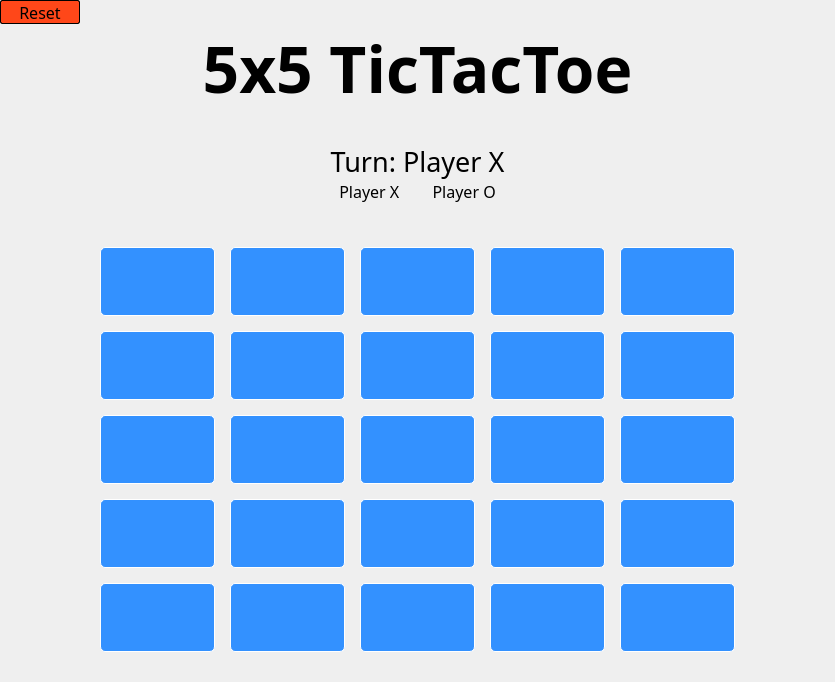
<?xml version="1.0" encoding="UTF-8"?>
<ui version="4.0">
 <class>TicTacToe5x5</class>
 <widget class="QWidget" name="TicTacToe5x5">
  <property name="geometry">
   <rect>
    <x>0</x>
    <y>0</y>
    <width>800</width>
    <height>653</height>
   </rect>
  </property>
  <property name="windowTitle">
   <string>Form</string>
  </property>
  <layout class="QVBoxLayout" name="verticalLayout">
   <property name="spacing">
    <number>0</number>
   </property>
   <property name="leftMargin">
    <number>0</number>
   </property>
   <property name="topMargin">
    <number>0</number>
   </property>
   <property name="rightMargin">
    <number>0</number>
   </property>
   <property name="bottomMargin">
    <number>0</number>
   </property>
   <item>
    <widget class="QPushButton" name="reset">
     <property name="sizePolicy">
      <sizepolicy hsizetype="Fixed" vsizetype="Fixed">
       <horstretch>0</horstretch>
       <verstretch>0</verstretch>
      </sizepolicy>
     </property>
     <property name="minimumSize">
      <size>
       <width>80</width>
       <height>24</height>
      </size>
     </property>
     <property name="font">
      <font>
       <family>Bahnschrift SemiLight SemiConde</family>
       <pointsize>12</pointsize>
      </font>
     </property>
     <property name="cursor">
      <cursorShape>PointingHandCursor</cursorShape>
     </property>
     <property name="styleSheet">
      <string notr="true">QPushButton {
	background-color: rgb(255, 71, 25);
	border: 0.5px solid rgb(0, 0, 0);
	border-radius: 2px;
}

QPushButton:hover {
	background-color: rgb(255, 101, 29);
}</string>
     </property>
     <property name="text">
      <string>Reset</string>
     </property>
    </widget>
   </item>
   <item>
    <widget class="QLabel" name="label">
     <property name="sizePolicy">
      <sizepolicy hsizetype="Preferred" vsizetype="Fixed">
       <horstretch>0</horstretch>
       <verstretch>0</verstretch>
      </sizepolicy>
     </property>
     <property name="font">
      <font>
       <family>Agency FB</family>
       <pointsize>48</pointsize>
       <bold>true</bold>
      </font>
     </property>
     <property name="text">
      <string>5x5 TicTacToe</string>
     </property>
     <property name="alignment">
      <set>Qt::AlignCenter</set>
     </property>
     <property name="margin">
      <number>0</number>
     </property>
    </widget>
   </item>
   <item>
    <widget class="QLabel" name="result">
     <property name="sizePolicy">
      <sizepolicy hsizetype="Preferred" vsizetype="Fixed">
       <horstretch>0</horstretch>
       <verstretch>0</verstretch>
      </sizepolicy>
     </property>
     <property name="font">
      <font>
       <pointsize>20</pointsize>
      </font>
     </property>
     <property name="text">
      <string/>
     </property>
     <property name="alignment">
      <set>Qt::AlignCenter</set>
     </property>
     <property name="margin">
      <number>5</number>
     </property>
    </widget>
   </item>
   <item>
    <widget class="QLabel" name="turn">
     <property name="font">
      <font>
       <family>Bahnschrift SemiLight SemiConde</family>
       <pointsize>20</pointsize>
      </font>
     </property>
     <property name="text">
      <string>Turn: Player X</string>
     </property>
     <property name="alignment">
      <set>Qt::AlignCenter</set>
     </property>
     <property name="margin">
      <number>10</number>
     </property>
    </widget>
   </item>
   <item>
    <widget class="QLabel" name="label_2">
     <property name="font">
      <font>
       <family>Bahnschrift SemiLight SemiConde</family>
       <pointsize>12</pointsize>
      </font>
     </property>
     <property name="text">
      <string>Player X        Player O</string>
     </property>
     <property name="alignment">
      <set>Qt::AlignCenter</set>
     </property>
    </widget>
   </item>
   <item>
    <widget class="QLabel" name="score">
     <property name="font">
      <font>
       <pointsize>16</pointsize>
      </font>
     </property>
     <property name="text">
      <string/>
     </property>
     <property name="alignment">
      <set>Qt::AlignCenter</set>
     </property>
    </widget>
   </item>
   <item>
    <layout class="QGridLayout" name="gridLayout">
     <property name="leftMargin">
      <number>100</number>
     </property>
     <property name="topMargin">
      <number>20</number>
     </property>
     <property name="rightMargin">
      <number>100</number>
     </property>
     <property name="bottomMargin">
      <number>30</number>
     </property>
     <property name="spacing">
      <number>15</number>
     </property>
     <item row="1" column="0">
      <widget class="QPushButton" name="btn_grid10">
       <property name="sizePolicy">
        <sizepolicy hsizetype="Preferred" vsizetype="Preferred">
         <horstretch>0</horstretch>
         <verstretch>0</verstretch>
        </sizepolicy>
       </property>
       <property name="font">
        <font>
         <family>Segoe MDL2 Assets</family>
         <pointsize>36</pointsize>
        </font>
       </property>
       <property name="styleSheet">
        <string notr="true">QPushButton {
	background-color: rgb(51, 145, 255);
	border: 1px solid rgb(255, 255, 255);
	border-radius: 5px;
}

QPushButton:hover {
	background-color: rgb(128, 187, 255);
}</string>
       </property>
       <property name="text">
        <string/>
       </property>
      </widget>
     </item>
     <item row="1" column="4">
      <widget class="QPushButton" name="btn_grid14">
       <property name="sizePolicy">
        <sizepolicy hsizetype="Preferred" vsizetype="Preferred">
         <horstretch>0</horstretch>
         <verstretch>0</verstretch>
        </sizepolicy>
       </property>
       <property name="font">
        <font>
         <family>Segoe MDL2 Assets</family>
         <pointsize>36</pointsize>
        </font>
       </property>
       <property name="styleSheet">
        <string notr="true">QPushButton {
	background-color: rgb(51, 145, 255);
	border: 1px solid rgb(255, 255, 255);
	border-radius: 5px;
}

QPushButton:hover {
	background-color: rgb(128, 187, 255);
}</string>
       </property>
       <property name="text">
        <string/>
       </property>
      </widget>
     </item>
     <item row="3" column="2">
      <widget class="QPushButton" name="btn_grid32">
       <property name="sizePolicy">
        <sizepolicy hsizetype="Preferred" vsizetype="Preferred">
         <horstretch>0</horstretch>
         <verstretch>0</verstretch>
        </sizepolicy>
       </property>
       <property name="font">
        <font>
         <family>Segoe MDL2 Assets</family>
         <pointsize>36</pointsize>
        </font>
       </property>
       <property name="styleSheet">
        <string notr="true">QPushButton {
	background-color: rgb(51, 145, 255);
	border: 1px solid rgb(255, 255, 255);
	border-radius: 5px;
}

QPushButton:hover {
	background-color: rgb(128, 187, 255);
}</string>
       </property>
       <property name="text">
        <string/>
       </property>
      </widget>
     </item>
     <item row="3" column="0">
      <widget class="QPushButton" name="btn_grid30">
       <property name="sizePolicy">
        <sizepolicy hsizetype="Preferred" vsizetype="Preferred">
         <horstretch>0</horstretch>
         <verstretch>0</verstretch>
        </sizepolicy>
       </property>
       <property name="font">
        <font>
         <family>Segoe MDL2 Assets</family>
         <pointsize>36</pointsize>
        </font>
       </property>
       <property name="styleSheet">
        <string notr="true">QPushButton {
	background-color: rgb(51, 145, 255);
	border: 1px solid rgb(255, 255, 255);
	border-radius: 5px;
}

QPushButton:hover {
	background-color: rgb(128, 187, 255);
}</string>
       </property>
       <property name="text">
        <string/>
       </property>
      </widget>
     </item>
     <item row="2" column="3">
      <widget class="QPushButton" name="btn_grid23">
       <property name="sizePolicy">
        <sizepolicy hsizetype="Preferred" vsizetype="Preferred">
         <horstretch>0</horstretch>
         <verstretch>0</verstretch>
        </sizepolicy>
       </property>
       <property name="font">
        <font>
         <family>Segoe MDL2 Assets</family>
         <pointsize>36</pointsize>
        </font>
       </property>
       <property name="styleSheet">
        <string notr="true">QPushButton {
	background-color: rgb(51, 145, 255);
	border: 1px solid rgb(255, 255, 255);
	border-radius: 5px;
}

QPushButton:hover {
	background-color: rgb(128, 187, 255);
}</string>
       </property>
       <property name="text">
        <string/>
       </property>
      </widget>
     </item>
     <item row="3" column="4">
      <widget class="QPushButton" name="btn_grid34">
       <property name="sizePolicy">
        <sizepolicy hsizetype="Preferred" vsizetype="Preferred">
         <horstretch>0</horstretch>
         <verstretch>0</verstretch>
        </sizepolicy>
       </property>
       <property name="font">
        <font>
         <family>Segoe MDL2 Assets</family>
         <pointsize>36</pointsize>
        </font>
       </property>
       <property name="styleSheet">
        <string notr="true">QPushButton {
	background-color: rgb(51, 145, 255);
	border: 1px solid rgb(255, 255, 255);
	border-radius: 5px;
}

QPushButton:hover {
	background-color: rgb(128, 187, 255);
}</string>
       </property>
       <property name="text">
        <string/>
       </property>
      </widget>
     </item>
     <item row="2" column="0">
      <widget class="QPushButton" name="btn_grid20">
       <property name="sizePolicy">
        <sizepolicy hsizetype="Preferred" vsizetype="Preferred">
         <horstretch>0</horstretch>
         <verstretch>0</verstretch>
        </sizepolicy>
       </property>
       <property name="font">
        <font>
         <family>Segoe MDL2 Assets</family>
         <pointsize>36</pointsize>
        </font>
       </property>
       <property name="styleSheet">
        <string notr="true">QPushButton {
	background-color: rgb(51, 145, 255);
	border: 1px solid rgb(255, 255, 255);
	border-radius: 5px;
}

QPushButton:hover {
	background-color: rgb(128, 187, 255);
}</string>
       </property>
       <property name="text">
        <string/>
       </property>
      </widget>
     </item>
     <item row="0" column="0">
      <widget class="QPushButton" name="btn_grid00">
       <property name="sizePolicy">
        <sizepolicy hsizetype="Preferred" vsizetype="Preferred">
         <horstretch>0</horstretch>
         <verstretch>0</verstretch>
        </sizepolicy>
       </property>
       <property name="font">
        <font>
         <family>Segoe MDL2 Assets</family>
         <pointsize>36</pointsize>
        </font>
       </property>
       <property name="styleSheet">
        <string notr="true">QPushButton {
	background-color: rgb(51, 145, 255);
	border: 1px solid rgb(255, 255, 255);
	border-radius: 5px;
}

QPushButton:hover {
	background-color: rgb(128, 187, 255);
}</string>
       </property>
       <property name="text">
        <string/>
       </property>
      </widget>
     </item>
     <item row="4" column="3">
      <widget class="QPushButton" name="btn_grid43">
       <property name="sizePolicy">
        <sizepolicy hsizetype="Preferred" vsizetype="Preferred">
         <horstretch>0</horstretch>
         <verstretch>0</verstretch>
        </sizepolicy>
       </property>
       <property name="font">
        <font>
         <family>Segoe MDL2 Assets</family>
         <pointsize>36</pointsize>
        </font>
       </property>
       <property name="styleSheet">
        <string notr="true">QPushButton {
	background-color: rgb(51, 145, 255);
	border: 1px solid rgb(255, 255, 255);
	border-radius: 5px;
}

QPushButton:hover {
	background-color: rgb(128, 187, 255);
}</string>
       </property>
       <property name="text">
        <string/>
       </property>
      </widget>
     </item>
     <item row="4" column="4">
      <widget class="QPushButton" name="btn_grid44">
       <property name="sizePolicy">
        <sizepolicy hsizetype="Preferred" vsizetype="Preferred">
         <horstretch>0</horstretch>
         <verstretch>0</verstretch>
        </sizepolicy>
       </property>
       <property name="font">
        <font>
         <family>Segoe MDL2 Assets</family>
         <pointsize>36</pointsize>
        </font>
       </property>
       <property name="styleSheet">
        <string notr="true">QPushButton {
	background-color: rgb(51, 145, 255);
	border: 1px solid rgb(255, 255, 255);
	border-radius: 5px;
}

QPushButton:hover {
	background-color: rgb(128, 187, 255);
}</string>
       </property>
       <property name="text">
        <string/>
       </property>
      </widget>
     </item>
     <item row="2" column="2">
      <widget class="QPushButton" name="btn_grid22">
       <property name="sizePolicy">
        <sizepolicy hsizetype="Preferred" vsizetype="Preferred">
         <horstretch>0</horstretch>
         <verstretch>0</verstretch>
        </sizepolicy>
       </property>
       <property name="font">
        <font>
         <family>Segoe MDL2 Assets</family>
         <pointsize>36</pointsize>
        </font>
       </property>
       <property name="styleSheet">
        <string notr="true">QPushButton {
	background-color: rgb(51, 145, 255);
	border: 1px solid rgb(255, 255, 255);
	border-radius: 5px;
}

QPushButton:hover {
	background-color: rgb(128, 187, 255);
}</string>
       </property>
       <property name="text">
        <string/>
       </property>
      </widget>
     </item>
     <item row="3" column="3">
      <widget class="QPushButton" name="btn_grid33">
       <property name="sizePolicy">
        <sizepolicy hsizetype="Preferred" vsizetype="Preferred">
         <horstretch>0</horstretch>
         <verstretch>0</verstretch>
        </sizepolicy>
       </property>
       <property name="font">
        <font>
         <family>Segoe MDL2 Assets</family>
         <pointsize>36</pointsize>
        </font>
       </property>
       <property name="styleSheet">
        <string notr="true">QPushButton {
	background-color: rgb(51, 145, 255);
	border: 1px solid rgb(255, 255, 255);
	border-radius: 5px;
}

QPushButton:hover {
	background-color: rgb(128, 187, 255);
}</string>
       </property>
       <property name="text">
        <string/>
       </property>
      </widget>
     </item>
     <item row="4" column="2">
      <widget class="QPushButton" name="btn_grid42">
       <property name="sizePolicy">
        <sizepolicy hsizetype="Preferred" vsizetype="Preferred">
         <horstretch>0</horstretch>
         <verstretch>0</verstretch>
        </sizepolicy>
       </property>
       <property name="font">
        <font>
         <family>Segoe MDL2 Assets</family>
         <pointsize>36</pointsize>
        </font>
       </property>
       <property name="styleSheet">
        <string notr="true">QPushButton {
	background-color: rgb(51, 145, 255);
	border: 1px solid rgb(255, 255, 255);
	border-radius: 5px;
}

QPushButton:hover {
	background-color: rgb(128, 187, 255);
}</string>
       </property>
       <property name="text">
        <string/>
       </property>
      </widget>
     </item>
     <item row="1" column="3">
      <widget class="QPushButton" name="btn_grid13">
       <property name="sizePolicy">
        <sizepolicy hsizetype="Preferred" vsizetype="Preferred">
         <horstretch>0</horstretch>
         <verstretch>0</verstretch>
        </sizepolicy>
       </property>
       <property name="font">
        <font>
         <family>Segoe MDL2 Assets</family>
         <pointsize>36</pointsize>
        </font>
       </property>
       <property name="styleSheet">
        <string notr="true">QPushButton {
	background-color: rgb(51, 145, 255);
	border: 1px solid rgb(255, 255, 255);
	border-radius: 5px;
}

QPushButton:hover {
	background-color: rgb(128, 187, 255);
}</string>
       </property>
       <property name="text">
        <string/>
       </property>
      </widget>
     </item>
     <item row="2" column="4">
      <widget class="QPushButton" name="btn_grid24">
       <property name="sizePolicy">
        <sizepolicy hsizetype="Preferred" vsizetype="Preferred">
         <horstretch>0</horstretch>
         <verstretch>0</verstretch>
        </sizepolicy>
       </property>
       <property name="font">
        <font>
         <family>Segoe MDL2 Assets</family>
         <pointsize>36</pointsize>
        </font>
       </property>
       <property name="styleSheet">
        <string notr="true">QPushButton {
	background-color: rgb(51, 145, 255);
	border: 1px solid rgb(255, 255, 255);
	border-radius: 5px;
}

QPushButton:hover {
	background-color: rgb(128, 187, 255);
}</string>
       </property>
       <property name="text">
        <string/>
       </property>
      </widget>
     </item>
     <item row="1" column="2">
      <widget class="QPushButton" name="btn_grid12">
       <property name="sizePolicy">
        <sizepolicy hsizetype="Preferred" vsizetype="Preferred">
         <horstretch>0</horstretch>
         <verstretch>0</verstretch>
        </sizepolicy>
       </property>
       <property name="font">
        <font>
         <family>Segoe MDL2 Assets</family>
         <pointsize>36</pointsize>
        </font>
       </property>
       <property name="styleSheet">
        <string notr="true">QPushButton {
	background-color: rgb(51, 145, 255);
	border: 1px solid rgb(255, 255, 255);
	border-radius: 5px;
}

QPushButton:hover {
	background-color: rgb(128, 187, 255);
}</string>
       </property>
       <property name="text">
        <string/>
       </property>
      </widget>
     </item>
     <item row="4" column="0">
      <widget class="QPushButton" name="btn_grid40">
       <property name="sizePolicy">
        <sizepolicy hsizetype="Preferred" vsizetype="Preferred">
         <horstretch>0</horstretch>
         <verstretch>0</verstretch>
        </sizepolicy>
       </property>
       <property name="font">
        <font>
         <family>Segoe MDL2 Assets</family>
         <pointsize>36</pointsize>
        </font>
       </property>
       <property name="styleSheet">
        <string notr="true">QPushButton {
	background-color: rgb(51, 145, 255);
	border: 1px solid rgb(255, 255, 255);
	border-radius: 5px;
}

QPushButton:hover {
	background-color: rgb(128, 187, 255);
}</string>
       </property>
       <property name="text">
        <string/>
       </property>
      </widget>
     </item>
     <item row="4" column="1">
      <widget class="QPushButton" name="btn_grid41">
       <property name="sizePolicy">
        <sizepolicy hsizetype="Preferred" vsizetype="Preferred">
         <horstretch>0</horstretch>
         <verstretch>0</verstretch>
        </sizepolicy>
       </property>
       <property name="font">
        <font>
         <family>Segoe MDL2 Assets</family>
         <pointsize>36</pointsize>
        </font>
       </property>
       <property name="styleSheet">
        <string notr="true">QPushButton {
	background-color: rgb(51, 145, 255);
	border: 1px solid rgb(255, 255, 255);
	border-radius: 5px;
}

QPushButton:hover {
	background-color: rgb(128, 187, 255);
}</string>
       </property>
       <property name="text">
        <string/>
       </property>
      </widget>
     </item>
     <item row="3" column="1">
      <widget class="QPushButton" name="btn_grid31">
       <property name="sizePolicy">
        <sizepolicy hsizetype="Preferred" vsizetype="Preferred">
         <horstretch>0</horstretch>
         <verstretch>0</verstretch>
        </sizepolicy>
       </property>
       <property name="font">
        <font>
         <family>Segoe MDL2 Assets</family>
         <pointsize>36</pointsize>
        </font>
       </property>
       <property name="styleSheet">
        <string notr="true">QPushButton {
	background-color: rgb(51, 145, 255);
	border: 1px solid rgb(255, 255, 255);
	border-radius: 5px;
}

QPushButton:hover {
	background-color: rgb(128, 187, 255);
}</string>
       </property>
       <property name="text">
        <string/>
       </property>
      </widget>
     </item>
     <item row="2" column="1">
      <widget class="QPushButton" name="btn_grid21">
       <property name="sizePolicy">
        <sizepolicy hsizetype="Preferred" vsizetype="Preferred">
         <horstretch>0</horstretch>
         <verstretch>0</verstretch>
        </sizepolicy>
       </property>
       <property name="font">
        <font>
         <family>Segoe MDL2 Assets</family>
         <pointsize>36</pointsize>
        </font>
       </property>
       <property name="styleSheet">
        <string notr="true">QPushButton {
	background-color: rgb(51, 145, 255);
	border: 1px solid rgb(255, 255, 255);
	border-radius: 5px;
}

QPushButton:hover {
	background-color: rgb(128, 187, 255);
}</string>
       </property>
       <property name="text">
        <string/>
       </property>
      </widget>
     </item>
     <item row="1" column="1">
      <widget class="QPushButton" name="btn_grid11">
       <property name="sizePolicy">
        <sizepolicy hsizetype="Preferred" vsizetype="Preferred">
         <horstretch>0</horstretch>
         <verstretch>0</verstretch>
        </sizepolicy>
       </property>
       <property name="font">
        <font>
         <family>Segoe MDL2 Assets</family>
         <pointsize>36</pointsize>
        </font>
       </property>
       <property name="styleSheet">
        <string notr="true">QPushButton {
	background-color: rgb(51, 145, 255);
	border: 1px solid rgb(255, 255, 255);
	border-radius: 5px;
}

QPushButton:hover {
	background-color: rgb(128, 187, 255);
}</string>
       </property>
       <property name="text">
        <string/>
       </property>
      </widget>
     </item>
     <item row="0" column="4">
      <widget class="QPushButton" name="btn_grid04">
       <property name="sizePolicy">
        <sizepolicy hsizetype="Preferred" vsizetype="Preferred">
         <horstretch>0</horstretch>
         <verstretch>0</verstretch>
        </sizepolicy>
       </property>
       <property name="font">
        <font>
         <family>Segoe MDL2 Assets</family>
         <pointsize>36</pointsize>
        </font>
       </property>
       <property name="styleSheet">
        <string notr="true">QPushButton {
	background-color: rgb(51, 145, 255);
	border: 1px solid rgb(255, 255, 255);
	border-radius: 5px;
}

QPushButton:hover {
	background-color: rgb(128, 187, 255);
}</string>
       </property>
       <property name="text">
        <string/>
       </property>
      </widget>
     </item>
     <item row="0" column="3">
      <widget class="QPushButton" name="btn_grid03">
       <property name="sizePolicy">
        <sizepolicy hsizetype="Preferred" vsizetype="Preferred">
         <horstretch>0</horstretch>
         <verstretch>0</verstretch>
        </sizepolicy>
       </property>
       <property name="font">
        <font>
         <family>Segoe MDL2 Assets</family>
         <pointsize>36</pointsize>
        </font>
       </property>
       <property name="styleSheet">
        <string notr="true">QPushButton {
	background-color: rgb(51, 145, 255);
	border: 1px solid rgb(255, 255, 255);
	border-radius: 5px;
}

QPushButton:hover {
	background-color: rgb(128, 187, 255);
}</string>
       </property>
       <property name="text">
        <string/>
       </property>
      </widget>
     </item>
     <item row="0" column="2">
      <widget class="QPushButton" name="btn_grid02">
       <property name="sizePolicy">
        <sizepolicy hsizetype="Preferred" vsizetype="Preferred">
         <horstretch>0</horstretch>
         <verstretch>0</verstretch>
        </sizepolicy>
       </property>
       <property name="font">
        <font>
         <family>Segoe MDL2 Assets</family>
         <pointsize>36</pointsize>
        </font>
       </property>
       <property name="styleSheet">
        <string notr="true">QPushButton {
	background-color: rgb(51, 145, 255);
	border: 1px solid rgb(255, 255, 255);
	border-radius: 5px;
}

QPushButton:hover {
	background-color: rgb(128, 187, 255);
}</string>
       </property>
       <property name="text">
        <string/>
       </property>
      </widget>
     </item>
     <item row="0" column="1">
      <widget class="QPushButton" name="btn_grid01">
       <property name="sizePolicy">
        <sizepolicy hsizetype="Preferred" vsizetype="Preferred">
         <horstretch>0</horstretch>
         <verstretch>0</verstretch>
        </sizepolicy>
       </property>
       <property name="font">
        <font>
         <family>Segoe MDL2 Assets</family>
         <pointsize>36</pointsize>
        </font>
       </property>
       <property name="styleSheet">
        <string notr="true">QPushButton {
	background-color: rgb(51, 145, 255);
	border: 1px solid rgb(255, 255, 255);
	border-radius: 5px;
}

QPushButton:hover {
	background-color: rgb(128, 187, 255);
}</string>
       </property>
       <property name="text">
        <string/>
       </property>
      </widget>
     </item>
    </layout>
   </item>
  </layout>
 </widget>
 <resources/>
 <connections/>
</ui>
